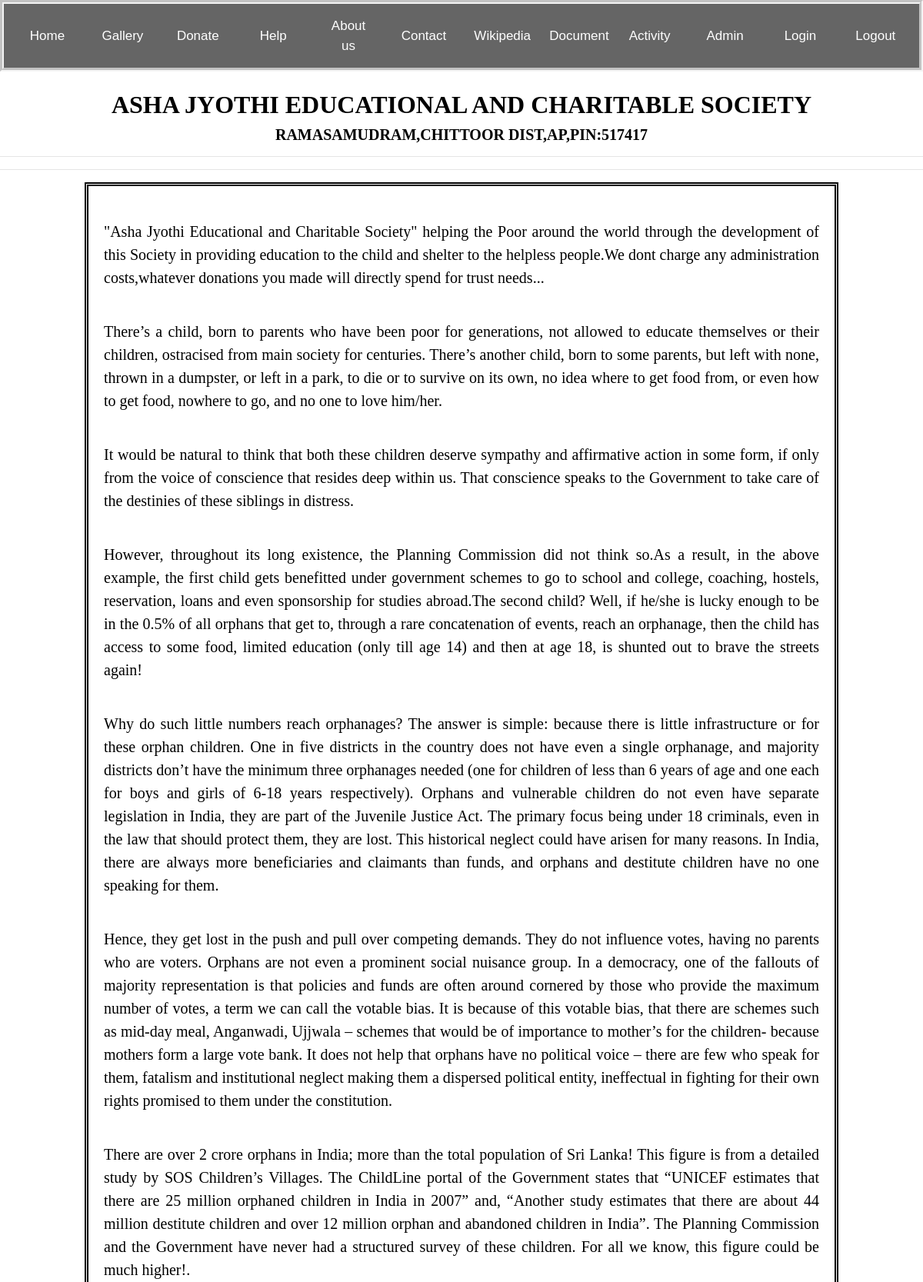
Screenshot of /dataa/ (upper part) with the database file from the repository.
### firstapp/models.py (models this page shows)
class Data(models.Model):
    data=models.TextField()

### firstapp/views.py (the view)
# urls.py: url(r'^dataa/',views.dataa_info),
def dataa_info(request):
    dataa=Data.objects.all()
    return render(request,"firstapp/data1.html",{"dataa":dataa})

### templates/firstapp/data1.html (shortened to what this page needs)
{% extends "firstapp/base.html"%}
{% block body_block %}
<body><br>
<center><h2><font color="black" style="font-family:Times New Roman,vardana;"><b>ASHA JYOTHI EDUCATIONAL AND CHARITABLE SOCIETY</b></font></h2></center>
<center><h5><font color="black" style="font-family:Times New Roman,vardana;"><b>RAMASAMUDRAM,CHITTOOR DIST,AP,PIN:517417</b></font></h5></center><hr><hr>
<div class="kkk">
    {%for item in dataa%}
<br>
    <p align="justify"><font color="black" style="font-family:Times New Roman,vardana;">{{item.data}}</font></p>
    {% endfor %}<div><center><h4><i><font color="black"><strong>Special Thanks to........</strong></font></i><strong>"PAVITHRA"</h4></center></strong></div></div></body>
{% endblock %}

### static/css/base.css (style rules this page uses)
body { background-image: url("/static/images/hh.jpg"); background-repeat: no-repeat; background-size: cover; background-margin:40px; font-family: 'Playball'; margin-bottom:50px; color:red; }
p { font-size: 20px; }

### templates/firstapp/base.html (style rules this page uses)
* { box-sizing: border-box }
body { font-family: Arial, Helvetica, sans-serif; }

### templates/firstapp/data1.html (style rules this page uses)
body { bgcolor:"#ffffff"; background-image:url("https://image.freepik.com/free-vector/elegant-white-background-with-shiny-lines_1017-17580.jpg"); }
.kkk { margin-left:110px; margin-right:110px; border:5px double black; padding:20px; }

### rows the page displays
Data: data "\"Asha Jyothi Educational and Charitable Society\" helping the Poor around the world through the development of this Society in providing education to the child and shelter to the helpless people.We dont charge any administration costs,whatever donations you made will directly spend for trust needs..."
Data: data "There’s a child, born to parents who have been poor for generations, not allowed to educate themselves or their children, ostracised from main society for centuries. There’s another child, born to some parents, but left with none, thrown in a dumpster, or left in a park, to die or to survive on its own, no idea where to get food from, or even how to get food, nowhere to go, and no one to love him/her."
Data: data "It would be natural to think that both these children deserve sympathy and affirmative action in some form, if only from the voice of conscience that resides deep within us. That conscience speaks to the Government to take care of the destinies of these siblings in distress."
Data: data "However, throughout its long existence, the Planning Commission did not think so.As a result, in the above example, the first child gets benefitted under government schemes to go to school and college, coaching, hostels, reservation, loans and even sponsorship for studies abroad.The second child? Well, if he/she is lucky enough to be in the 0.5% of all orphans that get to, through a rare concatenation of events, reach an orphanage, then the child has access to some food, limited education (only till age 14) and then at age 18, is shunted out to brave the streets again!"
Data: data "Why do such little numbers reach orphanages? The answer is simple: because there is little infrastructure or for these orphan children. One in five districts in the country does not have even a single orphanage, and majority districts don’t have the minimum three orphanages needed (one for children of less than 6 years of age and one each for boys and girls of 6-18 years respectively). Orphans and vulnerable children do not even have separate legislation in India, they are part of the Juvenile Justice Act. The primary focus being under 18 criminals, even in the law that should protect them, they are lost. This historical neglect could have arisen for many reasons. In India, there are always…"
Data: data "Hence, they get lost in the push and pull over competing demands. They do not influence votes, having no parents who are voters. Orphans are not even a prominent social nuisance group. In a democracy, one of the fallouts of majority representation is that policies and funds are often around cornered by those who provide the maximum number of votes, a term we can call the votable bias. It is because of this votable bias, that there are schemes such as mid-day meal, Anganwadi, Ujjwala – schemes that would be of importance to mother’s for the children- because mothers form a large vote bank. It does not help that orphans have no political voice – there are few who speak for them, fatalism and…"
Data: data "There are over 2 crore orphans in India; more than the total population of Sri Lanka! This figure is from a detailed study by SOS Children’s Villages. The ChildLine portal of the Government states that “UNICEF estimates that there are 25 million orphaned children in India in 2007” and, “Another study estimates that there are about 44 million destitute children and over 12 million orphan and abandoned children in India”. The Planning Commission and the Government have never had a structured survey of these children. For all we know, this figure could be much higher!."
